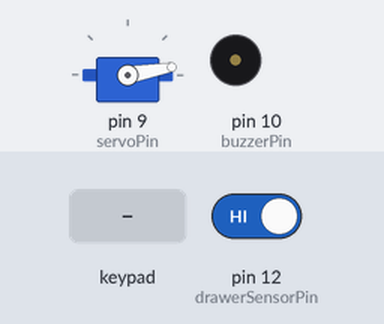
Bench run of a sketch on a simulated Arduino Nano, built with avr-gcc and run on an emulated ATmega328P. On the bench: servo, buzzer (waves = sounding). Inputs (shaded band) come from the test bench; at power-on: pin 12 (drawerSensorPin) HIGH.

Above: at 1.2 s.
1.3 s: keypad keys 1 2 3 4 pressed 0.4 s apart
At 2.98 s:
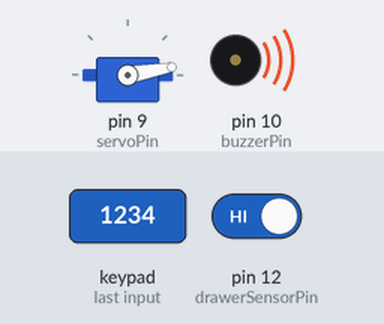
7.4 s: pin 12 (drawerSensorPin) driven HIGH
8.9 s: pin 12 (drawerSensorPin) driven LOW
At 9.55 s:
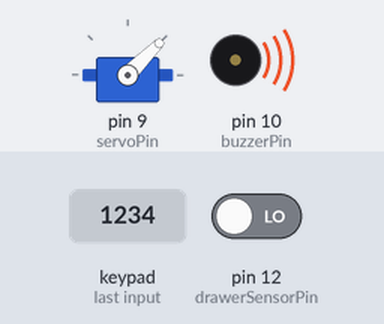
At 11.1 s:
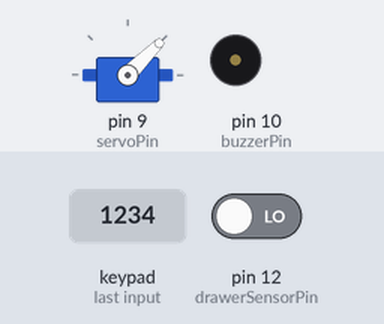
Timing chart, 0 to 12.2 s (numbered marks = the images above; inputs shaded):
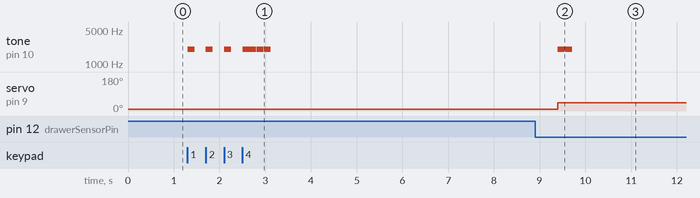

Measured:
- after the input at 1.3 s, tone on pin 10 (buzzerPin): goes 3 × (2000 Hz 0.15 s, silent 0.24 s), 2000 Hz 0.30 s, silent 0.01 s, 2000 Hz 0.15 s, silent 0.01 s, 2000 Hz 0.15 s, then silent, starting at once
- after the input at 7.4 s, every drawn part: stays the same
- after the input at 8.9 s, tone on pin 10 (buzzerPin): alternates 2000 Hz for 0.15 s and silent for 0.01 s, 4 changes in all, then stays silent, starting after 0.50 s; servo on pin 9 (servoPin): 10° → 45° after 0.50 s

The sketch:

tc_cabinet.ino
```cpp
#include <Servo.h>
#include <Key.h>
#include <Keypad.h>

/////////////////////////////
// PIN LIST - Arduino Nano
/////////////////////////////
//  0: RX
//  1: TX
//  2:
// *3:
//  4:
// *5:
// *6:
//  7:
//  8:
// *9: servo
//*10: buzzer
//*11:
// 12: drawer sensor (reed switch)
// 13:
// A0: battery monitor (voltage divider)
// A1: keypad (Common)
// A2: keypad (input 2)
// A3: keypad (input 4)
// A4: keypad (input 3)
// A5: keypad (input 1)
// A6:
// A7:
// Ground: power supply (-)
// 5V:
// 3v3:
// vin: power supply (+)
// *PWM
/////////////////////////////

// enable debug output
const bool debug = false;

// declare global variables
int secret = 1234; // set default password here, power cycle will reset it to this
unsigned long currentMillis;
unsigned long lastKeypress;
unsigned long unlockedAt;
unsigned int input[4];
bool updatePassword;
int inputCount;
bool isInLockedState;
int shift;

// configure timeouts
unsigned long unlockedAlarmTimeout = 60000; //in millis
unsigned long keypressTimeout = 10000; // in millis
unsigned long unlockDuration = 5000; // in millis

// configure keypad
/* 1x4 keypad ribbon pointing up
	Ribbon | Arduino | Color | key value
	1 A1 Black common
	2 A2 White input 2
	3 A3 Blue  input 4
	4 A4 Red   input 3
	5 A5 Green input 1 // don't ask...
*/
const byte rows = 1;
const byte cols = 4;
char keys[rows][cols] = {
	{'1', '2', '3', '4'},
};
byte rowPins[rows] = {A1};
byte colPins[cols] = {A5, A2, A4, A3};
Keypad kpd = Keypad( makeKeymap(keys), rowPins, colPins, rows, cols );

// configure servo
const int servoPin = 9; // needs PWM
const int unlockedPosition = 10;
const int lockedPosition = 45;
Servo myservo;

// configure drawer sensor (reed switch)
const int drawerSensorPin = 12;

// configure buzzer
const int buzzerPin = 10; // needs PWM
bool buzzer = true;
#define CHANGE_PASS_BEEPS  2
#define KEY_PRESS_BEEPS 1
#define GOOD_PASS_BEEPS 3
#define BAD_PASS_BEEPS 6
#define KEY_TIMEOUT_BEEPS 2
#define DRAWER_LOCK_BEEPS 2
#define DEBUG_ALERT_BEEPS 4

// configure battery monitor 410 / 3.44
const int batteryPin = A0;

float setLowVoltage = 7.1; // in full voltage across full pack
float lowVoltageConversion = (setLowVoltage * 3.44);
int lowVoltageAlarmLevel = (int)lowVoltageConversion;

void setup() {
	if (debug) {
		Serial.begin(115200);
		beep(DEBUG_ALERT_BEEPS);
	}
	debugPrinter("Arduino Ready!", 1);
	digitalWrite(drawerSensorPin, HIGH);
	pinMode(drawerSensorPin, INPUT);
	digitalWrite(drawerSensorPin, HIGH);
	pinMode(batteryPin, INPUT);
	myservo.attach(servoPin);
	setServoInSetup();
}

void loop() {
	currentMillis = millis();

	shouldLock();
	if (kpd.getKeys()) {
		keypadInput();
	}
	checkKeypressTimeout();
	if (debug) {
		serialInput();
	}
}

void keypadInput() {
	for (int i = 0; i < LIST_MAX; i++) { // Scan the whole key list.
		if (kpd.key[i].stateChanged) { // Only find keys that have changed state.
			unsigned int keycode;
			switch (kpd.key[i].kstate) { // Report active key state : IDLE, PRESSED, HOLD, or RELEASED
				case PRESSED:
					shift = 1;
					debugPrinter("PRESSED: ", kpd.key[i].kcode + shift, 0);
					beep(KEY_PRESS_BEEPS);
					break;
				case HOLD:
					shift = 5;
					debugPrinter("HELD: ", kpd.key[i].kcode + shift, 0);
					beep(CHANGE_PASS_BEEPS);
					break;
				case RELEASED:
					lastKeypress = currentMillis;
					keycode = kpd.key[i].kcode + shift;
					if (keycode == 6) { // hold button 2 to toggle buzzer
						debugPrinter("Buzzer Toggled: ", !buzzer, 0);
						toggleBuzzer();
					} else if (keycode == 8) { // hold button 4 to update password
						debugPrinter("Password Update Requested", 0);
						requestPassUpdate();
					} else {
						debugPrinter("RELEASED: ", keycode, 0);
						collectKeypadInput(keycode);
					}
					break;
				case IDLE:
					break;
				default:
					break;
			}
		}
	}
}

void serialInput() { // allows for testing/debug via serial monitor
	while (Serial.available()) {
		int i = 0;
		char serialInput[5];

		while (true) {
			char inChar = Serial.read();

			if (isDigit(inChar)) {
				serialInput[i] = inChar;
				i++;
			}

			if (inChar == '\n') {
				Serial.flush();
				debugPrinter("serialInput: ", serialInput, 0);
				break;
			}
		}

		int serialPassAsInt = atoi(serialInput);

		authPassword(serialPassAsInt);
	}
}

void collectKeypadInput(int inputChar) {
	debugPrinter("inputChar: ", inputChar, 0);
	input[inputCount] = inputChar;
	inputCount++;

	if (inputCount == 4) {
		unsigned int inputAsInt = 0;
		inputAsInt += input[0] * 1000;
		inputAsInt += input[1] * 100;
		inputAsInt += input[2] * 10;
		inputAsInt += input[3];
		clearInputStream();

		if (updatePassword) {
			passwordUpdate(inputAsInt);
		} else {
			authPassword(inputAsInt);
		}
	}
}

void authPassword(unsigned int inputAsInt) {
	debugPrinter("Drawer Status: ", drawerReadsAsOpen(), 1);
	debugPrinter("inputAsInt: ", inputAsInt, 0);
	debugPrinter("secret: ", secret, 0);

	if (inputAsInt == secret) {
		debugPrinter("Password Authenticated", 1);
		unlockServo();
		beep(GOOD_PASS_BEEPS);
		checkBatt();
	} else {
		debugPrinter("Wrong Password!", 1);
		beep(BAD_PASS_BEEPS);
	}
}

void unlockServo() {
	unlockedAt = currentMillis;
	if (isInLockedState == true) {
		myservo.write(unlockedPosition);
		isInLockedState = false;
		debugPrinter("Drawer Unlocked!", 1);
	}
}


void requestPassUpdate() {
	clearInputStream();
	if (isInLockedState == false) {
		updatePassword = true;
	}
}

void passwordUpdate(unsigned int inputAsInt) {
	updatePassword = false;

	if (isInLockedState == false) {
		secret = inputAsInt;
		debugPrinter("Password Updated", 1);
		beep(CHANGE_PASS_BEEPS);
	}
}

void shouldLock() {
	if (isInLockedState == false) {
		bool timeExpired = ((currentMillis - unlockedAt) > unlockDuration);

		if (timeExpired && !drawerReadsAsOpen()) {
			clearInputStream();
			lockServo();
		} else {
			drawerOpenAlarm();
		}
	}
}

void lockServo() {
	if (!drawerReadsAsOpen()) {
		delay(500);
		if (!drawerReadsAsOpen()) {
			myservo.write(lockedPosition);
			isInLockedState = true;
			debugPrinter("Drawer Locked!", 1);
			beep(DRAWER_LOCK_BEEPS);
		}
	}
}

void setServoInSetup() {
	isInLockedState = !drawerReadsAsOpen();
	if(isInLockedState) {
		myservo.write(lockedPosition);
	} else {
		myservo.write(unlockedPosition);
	}
}

bool drawerReadsAsOpen() {
	bool drawerOpen = digitalRead(drawerSensorPin);
	return drawerOpen;
}

void drawerOpenAlarm() {
	bool alarmTimeout = ((currentMillis - unlockedAt) > unlockedAlarmTimeout);
	if (alarmTimeout) {
		alarmBeep();
	}
}

void checkKeypressTimeout() {
	bool keyPressTimedOut = (lastKeypress && (currentMillis - lastKeypress) > keypressTimeout);

	if (keyPressTimedOut) {
		debugPrinter("Keypad Timeout", 1);
		clearInputStream();
		beep(KEY_TIMEOUT_BEEPS);
	}
}

void clearInputStream() {
	memset(input, 0, sizeof(input)); // clear any buffered input
	updatePassword = false;
	lastKeypress = 0;
	inputCount = 0;
}

void toggleBuzzer() {
	buzzer = !buzzer;
}

void beep(unsigned int repeat) {
	for (unsigned int i = 0; i < repeat; i++) {
		debugPrinter("BEEP!", 0);
		if (buzzer) {
			tone(buzzerPin, 2000);
			delay(150);
			noTone(buzzerPin);
		}
		if ((repeat - i) > 1) {
			delay(10);
		}
	}
}
void alarmBeep() {
	if (buzzer) {
		tone(buzzerPin, 2000);
		delay(150);
		noTone(buzzerPin);
		delay(150);
	}
}
void checkBatt() {
	int voltageReading = analogRead(batteryPin);
	debugPrinter("Voltage: ", voltageReading, 1);

	if (voltageReading < lowVoltageAlarmLevel) {
		batteryAlert();
	}
}

void batteryAlert() {
	// distinct alarm pattern for low battery
	if (buzzer) {
		tone(buzzerPin, 2000);
		delay(500);
		tone(buzzerPin, 1000);
		delay(500);
		tone(buzzerPin, 2000);
		delay(500);
		tone(buzzerPin, 1000);
		delay(500);
		tone(buzzerPin, 2000);
		delay(500);
		tone(buzzerPin, 1000);
		delay(500);
		noTone(buzzerPin);
	}
}

void debugPrinter(String title, int blankLines) {
	if (debug) {
		Serial.println(title);

		for (int i = 0; i < blankLines; i++) {
			Serial.println();
		}
	}
}

void debugPrinter(String title, int value, int blankLines) {
	if (debug) {
		Serial.print(title);
		Serial.println(value);

		for (int i = 0; i < blankLines; i++) {
			Serial.println();
		}
	}
}

void debugPrinter(String title, String value, int blankLines) {
	if (debug) {
		Serial.print(title);
		Serial.print(value);

		for (int i = 0; i < blankLines; i++) {
			Serial.println();
		}
	}
}

void debugPrinter(String title, char* value, int blankLines) {
	if (debug) {
		Serial.print(title);

		int x = 0;
		while (true) {
			if (value[x] == '\n') {
				Serial.println();
				break;
			} else {
				Serial.print(value[x]);
				x++;
			}
		}

		for (int i = 0; i < blankLines; i++) {
			Serial.println();
		}
	}
}
```
